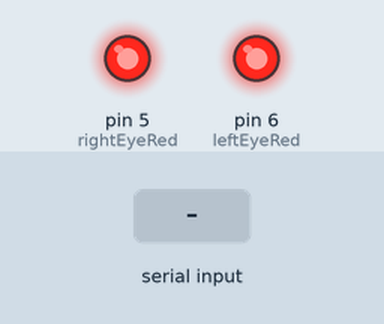
This sketch was run on a simulated Arduino Uno, built with avr-gcc and run on an emulated ATmega328P. On the bench: output pins drawn as LEDs (lit = HIGH). Inputs (shaded band) come from the test bench. What the sketch prints to the serial monitor is not drawn.

Above: at 1.2 s.
1.3 s: "1\n" received over Serial
At 3.7 s:
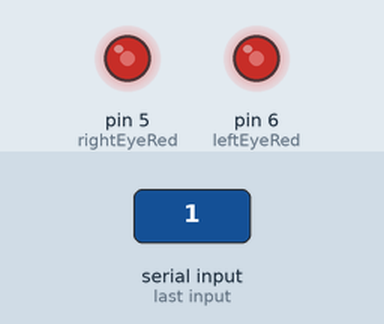
4.0 s: "90,45\n" received over Serial
Timing chart, 0 to 7.0 s (numbered marks = the images above; inputs shaded):
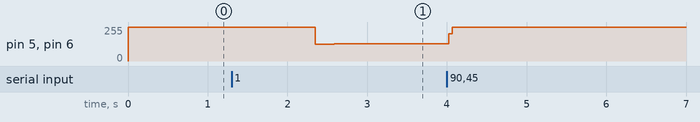

Measured:
- after the input at 1.3 s, pin 5 (rightEyeRed), pin 6 (leftEyeRed): 255/255 → 125/255 after 1.0 s, → 131/255 0.24 s later

The sketch:

arduino.ino
```cpp
#define rightEyeRed 5 // Define pinout for right eye
#define leftEyeRed 6 // Define pinout for left eye

int waittime = 100;
int alt = 3;

void setup() {
  pinMode(rightEyeRed, OUTPUT); // Pin output at rightEyeRed
  pinMode(leftEyeRed, OUTPUT); // Pin output at leftEyeRed
  Serial.begin(9600);
}

// the loop routine runs over and over again forever:
void loop() {
  while (Serial.available() > 0) {
    waittime = Serial.parseInt();
    alt = Serial.parseInt();
    if (Serial.read() == '\n') {
      Serial.println(waittime);
      Serial.println(alt);

    }
  }
  if(alt==0){ // normal blink
    analogWrite(rightEyeRed, 0);
    analogWrite(leftEyeRed, 0);
    delay(waittime);

    analogWrite(rightEyeRed, 255);
    analogWrite(leftEyeRed, 255);
    delay(waittime);
  } else if(alt==1) { //alt blink
    analogWrite(rightEyeRed, 0);
    analogWrite(leftEyeRed, 255);
    delay(waittime);

    analogWrite(rightEyeRed, 255);
    analogWrite(leftEyeRed, 0);
    delay(waittime);
  } else {
    analogWrite(rightEyeRed, 255);
    analogWrite(leftEyeRed, 255);
  }

}
```
